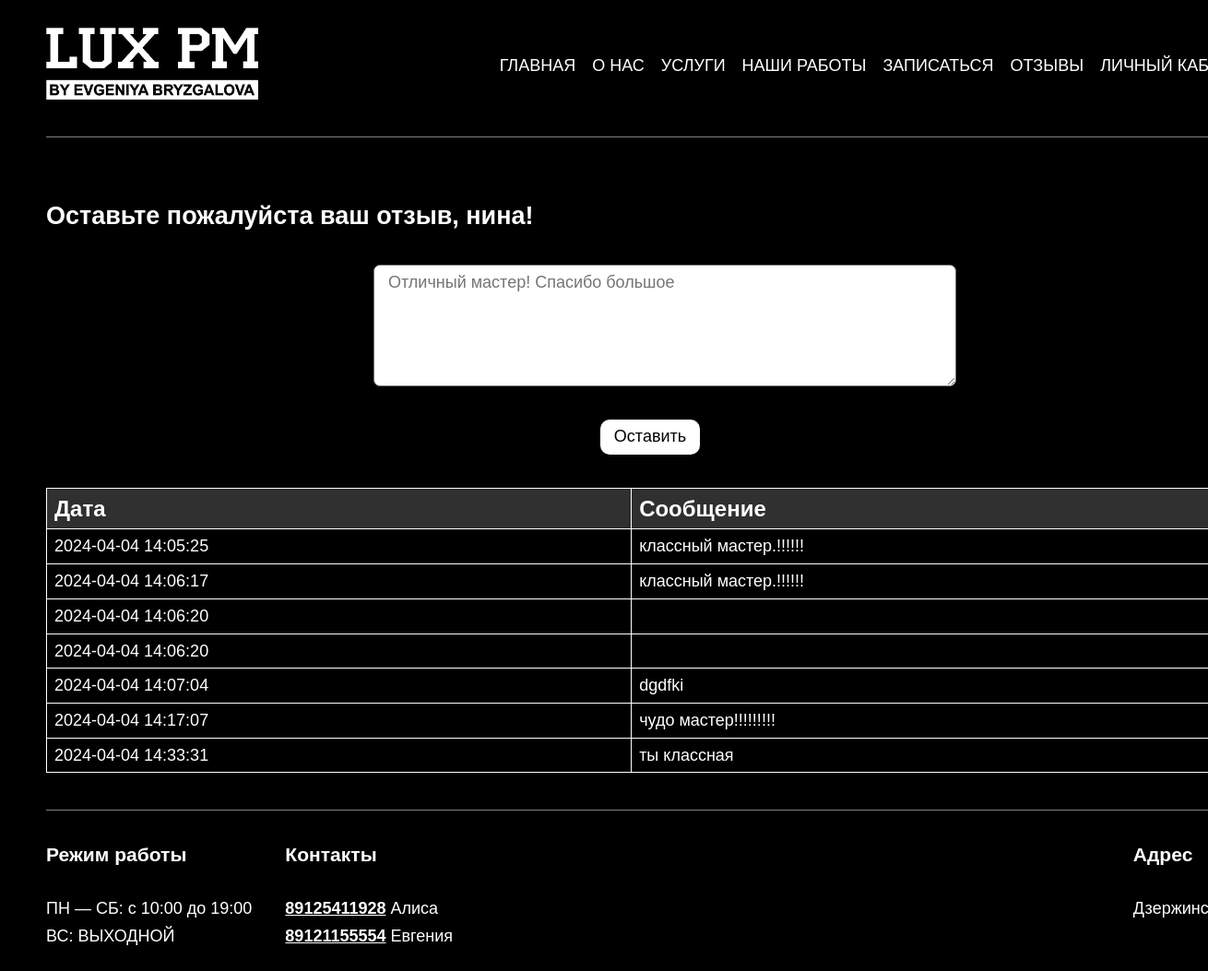
The page /otziv.php (signed in) on the database its author committed.
### tables this page shows
CREATE TABLE `users` (
  `id` int(11) NOT NULL,
  `name` varchar(128) NOT NULL,
  `e_mail` varchar(255) NOT NULL,
  `phone` varchar(15) DEFAULT NULL,
  `password_hash` varchar(255) NOT NULL,
  `is_client` int(1) NOT NULL DEFAULT 1,
  `birthday` date DEFAULT NULL,
  `reg_date` TIMESTAMP NOT NULL DEFAULT CURRENT_TIMESTAMP
);

CREATE TABLE `otziv` (
  `id` int(11) NOT NULL,
  `users_id` int(11) NOT NULL,
  `otziv` text NOT NULL,
  `data` datetime NOT NULL DEFAULT current_timestamp()
);

### user.php (called while the page is built, shortened)
<?php
$mysqli = require __DIR__ . "/database.php";
if (isset($_SESSION["user_id"])) {
    $sql = "SELECT * FROM  users
    WHERE id={$_SESSION["user_id"]}";
    $result = $mysqli->query($sql);
    $user = $result->fetch_assoc();
} else {
    header("Location: login.php");
    exit;
}

### otziv.php (the view, shortened to what this page needs)
<?php
require __DIR__ . '/user.php';
$sql = sprintf(
    "SELECT * FROM otziv",
);
$result = $mysqli->query($sql);
$checki = $result->fetch_all();
require __DIR__ . '/header.php';
?>
<div class="wrapper flex-col about">
    <h2>Оставьте пожалуйста ваш отзыв, <?= $user["name"];?>!</h2>
    <form action="savotz.php" method="post" class="form__large flex-col">
        <textarea type="text" name="text" class="form-block__input" rows="5" placeholder="Отличный мастер! Спасибо большое"></textarea>
        <button class="button link">Оставить</button>
    </form>
    <table class="table">
        <thead>
            <tr>
                <th class="table__head-title">Дата</th>
                <th class="table__head-title">Сообщение</th>
            </tr>
        </thead>
        <tbody>
            <?php
                if ($checki) {
                    foreach ($checki as $check) {
            ?>
                <tr>
                    <td class="table__body-row"><?=$check[3];?></td>
                    <td class="table__body-row"><?=$check[2];?></td>
                </tr>
            <?php
                }
            }
            ?>
        </tbody>
    </table>
</div>
<?php
    require __DIR__.'/footer.php';
?>

### css/style.css (style rules this page uses)
html { background-color: black; font-family: 'Trebuchet MS', 'Lucida Sans Unicode', 'Lucida Grande', 'Lucida Sans', Arial, sans-serif; color: white; font-size: large; }
input, button, a, select, textarea { font-family: 'Trebuchet MS', 'Lucida Sans Unicode', 'Lucida Grande', 'Lucida Sans', Arial, sans-serif; }
textarea { width: 100%; }
.wrapper { width: 100%; max-width: 1480px; margin: 0 auto; padding-left: 50px !important; padding-right: 50px !important; }
.flex-col { display: flex; flex-direction: column; gap: 2rem; }
.link { cursor: pointer; transition: .3s all; color: white; text-decoration: none; }
.button { padding: 7px 15px; background-color: white; color: black; border-radius: 10px; width: fit-content; border: 0; margin: 0 auto; }
.about { margin: 40px auto; }
.table { text-align: left; }
.table__head-title { font-size: x-large; background-color: rgb(48, 48, 48); }
.table { width: 100%; border-collapse: collapse; }
.table__head-title, .table__body-row { border: 1px solid white; padding: 8px; text-align: left; }
.form__large { width: 100%; max-width: 600px; margin: 0 auto; }
.form-block__input { padding: 7px 15px; border-radius: 7px; }

### rows shown on the page
users: name "нина"
otziv: data "2024-04-04 14:05:25", otziv "классный мастер.!!!!!!"
otziv: data "2024-04-04 14:06:17", otziv "классный мастер.!!!!!!"
otziv: data "2024-04-04 14:06:20"
otziv: data "2024-04-04 14:06:20"
otziv: data "2024-04-04 14:07:04", otziv "dgdfki"
otziv: data "2024-04-04 14:17:07", otziv "чудо мастер!!!!!!!!!"
otziv: data "2024-04-04 14:33:31", otziv "ты классная"
